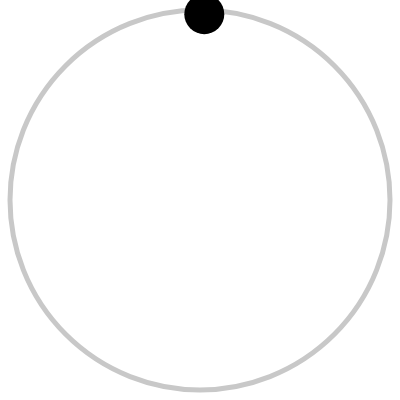
Frame 1 (no input)
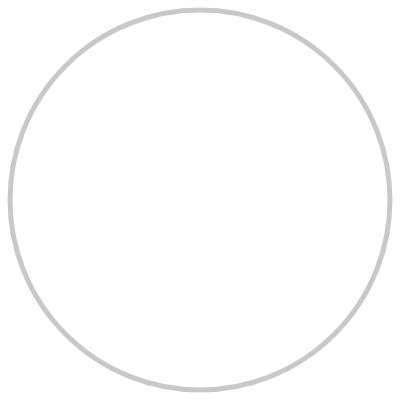
Frame 60 (no input)
Frame 120 (the mouse pressed at the canvas centre since frame 60): identical to frame 60, image omitted

The p5.js sketch that drew these frames (run headless with seeded random() and noise() and a simulated clock; from frame 60 on, the mouse is pressed at the canvas centre):

// p5.js sketch
// ── sketch.js
// Chris Lawrie | April 16th 2024
// A ball bouncing inside a circle

function setup() {
  createCanvas(400, 400);
  ball = new Ball(width / 2, 20, 0, 20, width, height, 380);
}

function draw() {
  background(255);

  fill(255);
  stroke(200);
  strokeWeight(5);
  ellipse(width / 2, height / 2, 380);

  ball.update();
  ball.display();
}

// ── ball.js
class Ball {
  constructor(x, y, fill_colour, ball_radius, width, height, boundary_radius) {
    this.ball_radius = ball_radius;
    this.fill_colour = fill_colour;

    this.position = createVector(x, y);
    this.velocity = createVector(random(-10, 10), random(-10, 10));
    this.circle_center = createVector(width / 2, height / 2);
    this.boundary_radius = boundary_radius;
  }

  update() {
    this.position.add(this.velocity);
    this.velocity.y += 0.2;

    let dist_to_center = this.position.dist(this.circle_center);
    if (dist_to_center - 2 * this.ball_radius >= this.boundary_radius) {
      let angle = this.position.sub(this.circle_center).heading();
      console.log(angle);
      // this.velocity.x = -this.velocity.cos(angle);
      // this.velocity.y = -this.velocity.sin(angle);
      this.position.x = 100;
      this.position.y = 100;
    }
  }

  display() {
    fill(this.fill_colour);
    stroke(this.fill_colour);
    strokeWeight(0);
    ellipse(this.position.x, this.position.y, this.ball_radius * 2);
  }
}
